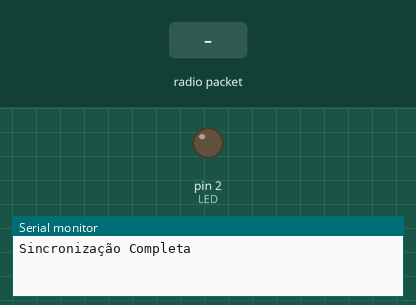
Simulated run of this sketch. Board: Arduino Uno, built with avr-gcc and run on an emulated ATmega328P. Parts: output pins drawn as LEDs (lit = HIGH), the last lines printed to the serial monitor. The inputs (shaded band) are chosen by the test bench. No radio packets arrive unless stated.

Above: at 1.8 s.
1.9 s: radio packet "1" arrives
At 2.8 s:
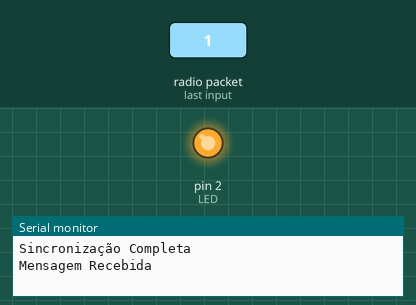
Timing chart, 0 to 4.9 s (numbered marks = the images above; inputs shaded):
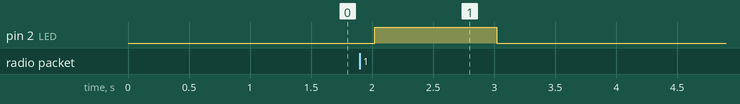

The sketch:

Receptor_SDV.ino
```cpp
//Bibliotecas
#include <SPI.h>
#include <LoRa.h>

//Definição dos pinos utilizados pelo LoRa
#define SS 30
#define RST 13
#define D0 11

void setup() {
  //Inicia comunicação serial
  Serial.begin(115200);

  //Configura o LED
  pinMode(2, OUTPUT); //LED

  //Configura os pinos do Lora
  LoRa.setPins(SS, RST, D0);

  //Configurando a frequência do LoRa
  while (!LoRa.begin(915E6)) {
    Serial.println(" ... ");
    delay(500);
  }

  //Sincroniza LoRa Emissor-Receptor
  LoRa.setSyncWord(0xAA);
  Serial.println("Sincronização Completa");
}

void loop() {

      int packetSize = LoRa.parsePacket();
      if (packetSize)
      {

      //Uma mensagem foi recebida
      Serial.print("Mensagem Recebida");

      //Liga o LED
      digitalWrite(2, HIGH);

      //Leitura da mensagem
      while (LoRa.available())
      {
        String LoRaData = LoRa.readString();
        Serial.print(LoRaData);
      }

      //Desliga o LED
      digitalWrite(2, LOW);
      }

    delay(1000);
}
```

Measured:
- after the input at 1.9 s, pin 2 (LED): LOW → HIGH after 0.12 s, → LOW 1.0 s later
